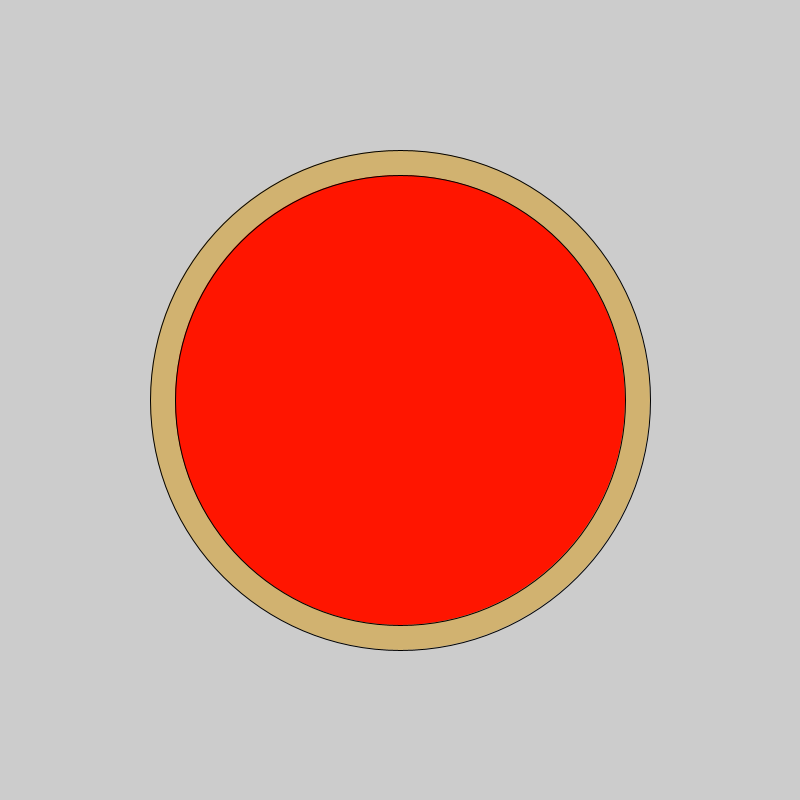
Frame 1 (no input)
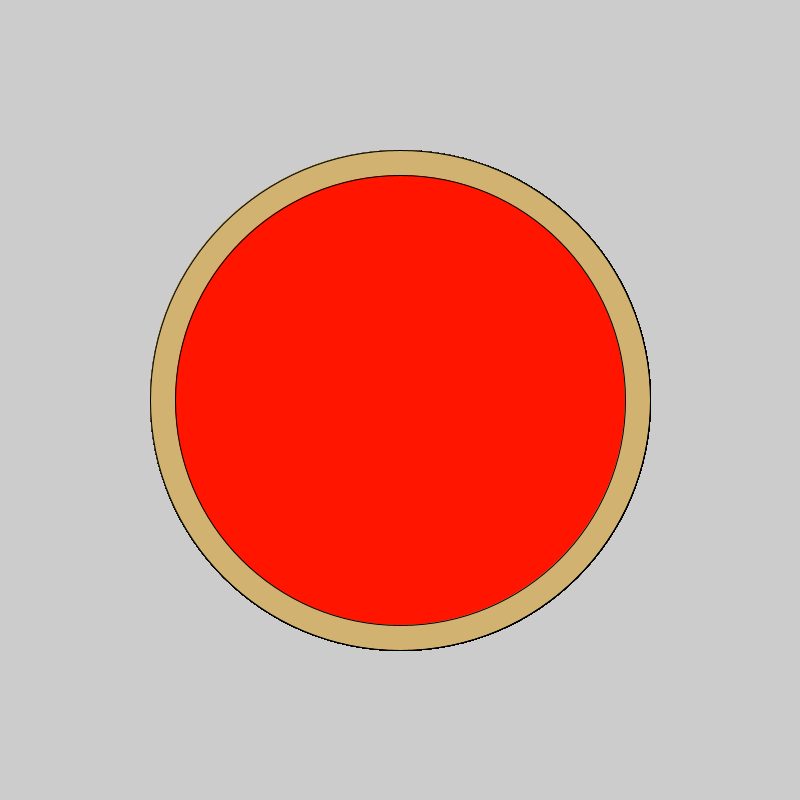
Frame 60 (the mouse pressed at the canvas centre just before this capture)
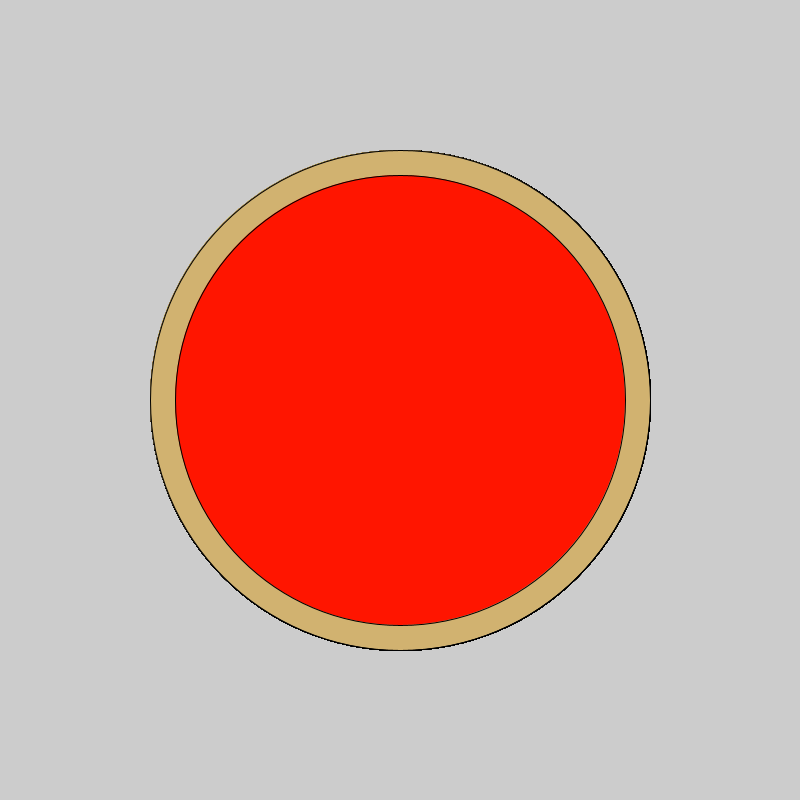
Frame 120 (the mouse held since frame 60 and released just before this capture)

The Processing sketch that drew these frames (run headless with seeded random() and noise(); from frame 60 on, the mouse is pressed at the canvas centre):

// Processing sketch: pizza
// ── pizza.pde

void setup() {
  size(800,800);  
}
void draw() {
    fill(#D1B270);
    ellipse(400,400, 500,500);
    fill (#FF1500);
    ellipse(400,400, 450,450);
}
